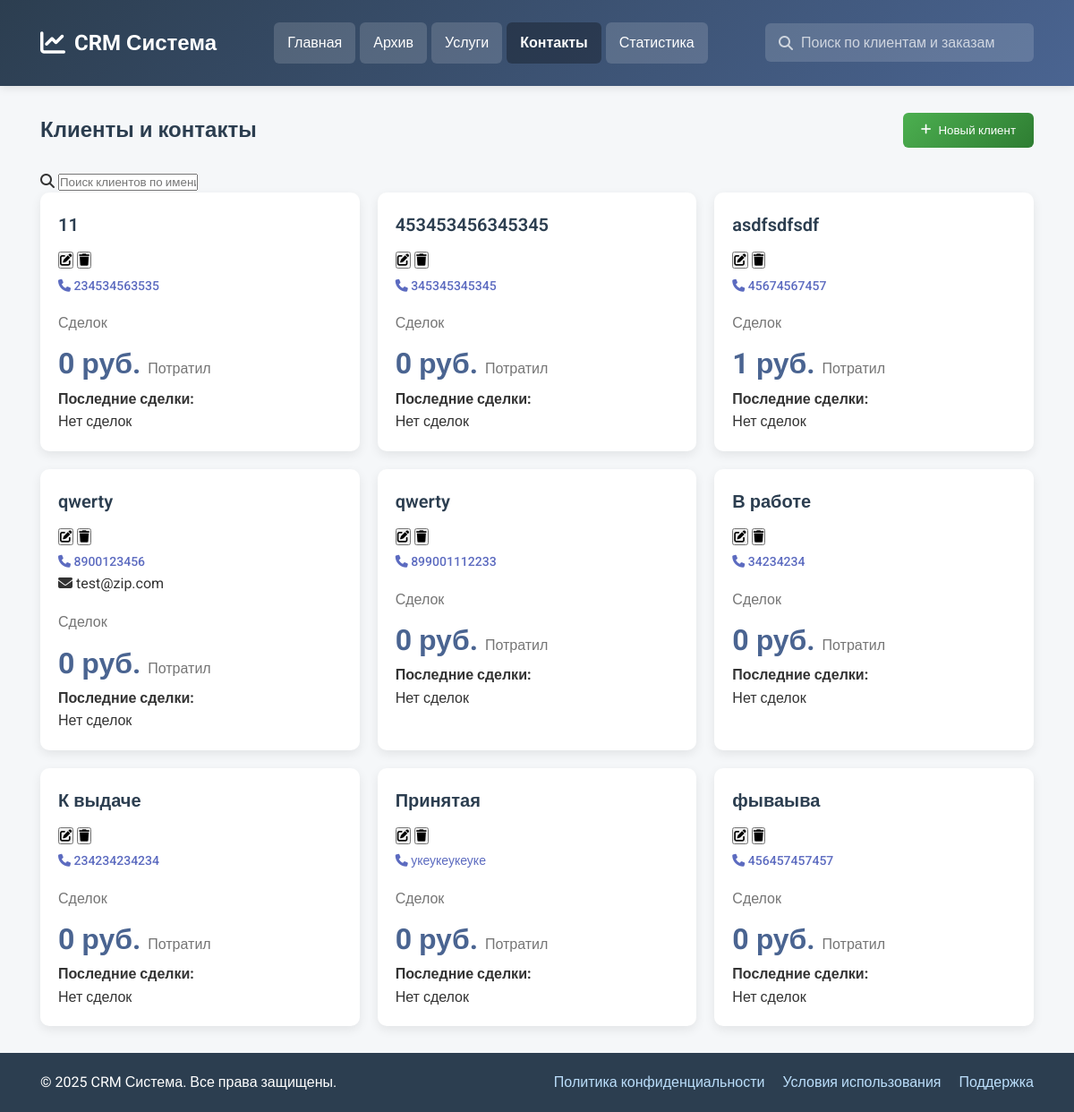
Before: /crm/contacts/ with the older database file.
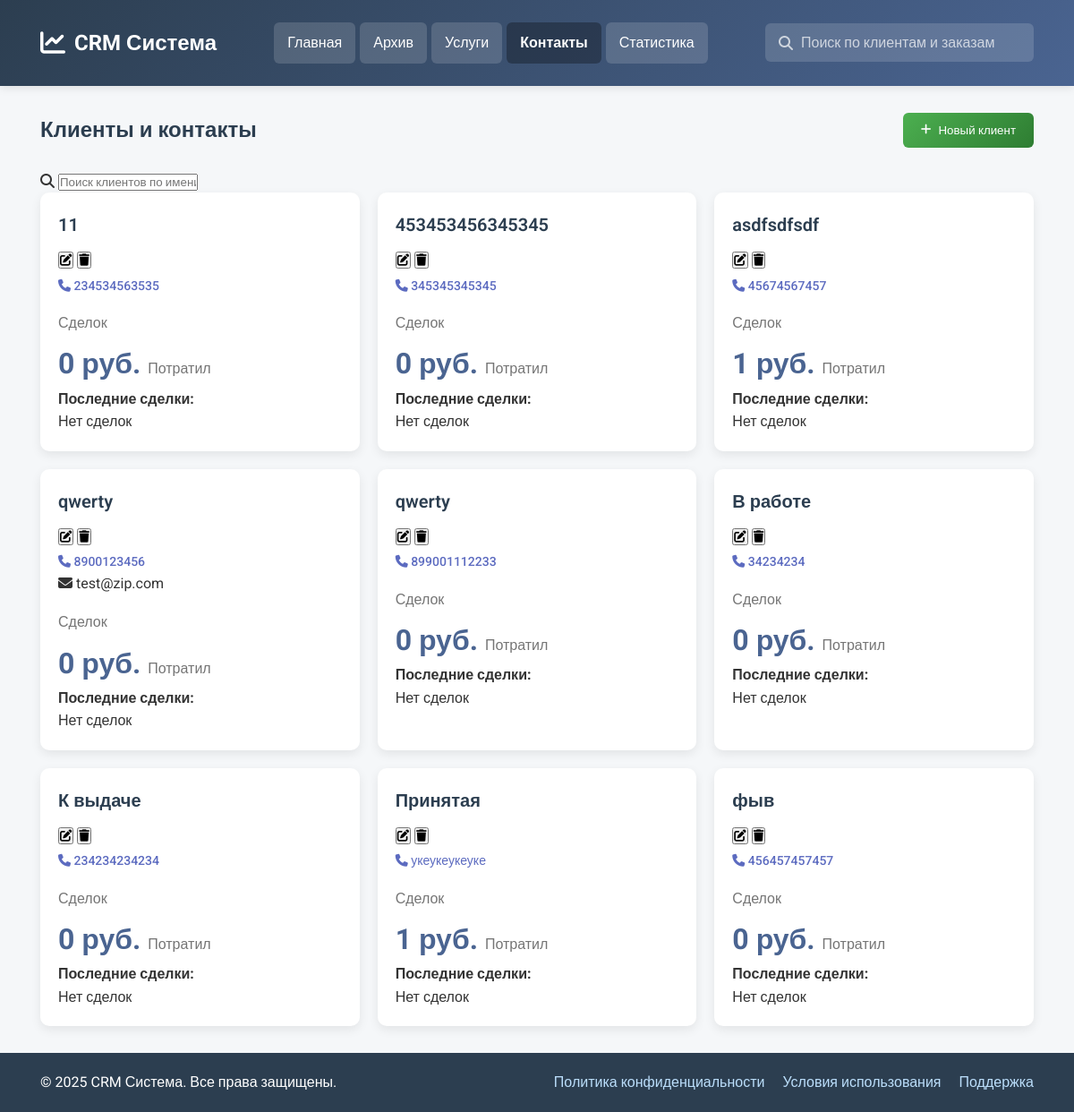
After: the same page with the newer database file.
### clients/models.py (models this page shows, shortened)
class Client(models.Model):
    name = models.CharField(max_length=200, verbose_name="ФИО клиента")
    phone = models.CharField(max_length=20, verbose_name="Телефон")
    email = models.EmailField(blank=True, null=True, verbose_name="Email")
    notes = models.TextField(blank=True, verbose_name="Заметки")
    created_at = models.DateTimeField(auto_now_add=True, verbose_name="Дата создания")
    class Meta:
        verbose_name = "Клиент"
        verbose_name_plural = "Клиенты"
        ordering = ["name"]
    def get_total_spent(self):
        from deals.models import DealService
        total = DealService.objects.filter(
            deal__client=self, deal__status__in=["completed", "successful"]
        ).aggregate(total=Sum("price"))["total"]
        return total or 0

### clients/views.py (the view)
# urls.py: path("contacts/", contacts, name="contacts"),
def contacts(request):
    clients = Client.objects.all().order_by("name")
    return render(request, "contacts.html", {"clients": clients})

### templates/contacts.html (shortened to what the changed rows need)
<!DOCTYPE html>
<html lang="ru">
<head>
    {% load static %}
    <link rel="stylesheet" href="https://cdnjs.cloudflare.com/ajax/libs/font-awesome/6.4.0/css/all.min.css">
    <link rel="stylesheet" href="{% static 'css/styles.css' %}">
</head>
<body>
    <main>
        <section id="contacts" class="section active">
            <div class="container">
                <div class="dashboard-header">
                    <h1 class="dashboard-title">Клиенты и контакты</h1>
                </div>
                <div class="services-grid" id="clientsGrid">
                    {% for client in clients %}
                    <div class="service-card client-card" data-client-id="{{ client.id }}">
                        <div class="client-header">
                            <h3 class="service-name client-name">{{ client.name }}</h3>
                            <div class="client-actions">
                                <button class="action-btn edit-client" title="Редактировать">
                                    <i class="fas fa-edit"></i>
                                </button>
                                <button class="action-btn delete-client" title="Удалить">
                                    <i class="fas fa-trash"></i>
                                </button>
                            </div>
                        </div>
                        <a href="tel:{{ client.phone }}" class="client-phone">
                            <i class="fas fa-phone"></i> {{ client.phone }}
                        </a>
                        <div class="client-stats">
                            <div class="stat-item">
                                <span class="stat-label">Сделок</span>
                            </div>
                            <div class="stat-item">
                                <span class="stat-value">
                                    {% with total_spent=client.get_total_spent %}
                                        {{ total_spent|default:0 }} руб.
                                    {% endwith %}
                                </span>
                                <span class="stat-label">Потратил</span>
                            </div>
                        </div>
                        <div class="client-deals">
                            <h4>Последние сделки:</h4>
                            {% for deal in client.deal_set.all|slice:":3" %}
                            <div class="mini-deal">
                                <span class="deal-service">
                                    {% for service in deal.services.all %}
                                        {{ service.name }}{% if not forloop.last %}, {% endif %}
                                    {% endfor %}
                                </span>
                                <span class="deal-price">{{ deal.total_price }} руб.</span>
                            </div>
                            {% empty %}
                            <p class="no-deals">Нет сделок</p>
                            {% endfor %}
                        </div>
                    </div>
                    {% empty %}
                    <div class="no-clients">
                        <i class="fas fa-users fa-3x"></i>
                        <h3>Клиентов пока нет</h3>
                        <p>Добавьте первого клиента, чтобы начать работу</p>
                    </div>
                    {% endfor %}
                </div>
            </div>
        </section>
    </main>
</body>
</html>

Changed rows visible on the page:
computed for Client "Принятая": get_total_spent "0" → "1"
changed Client: name "фываыва" → "фыв"
